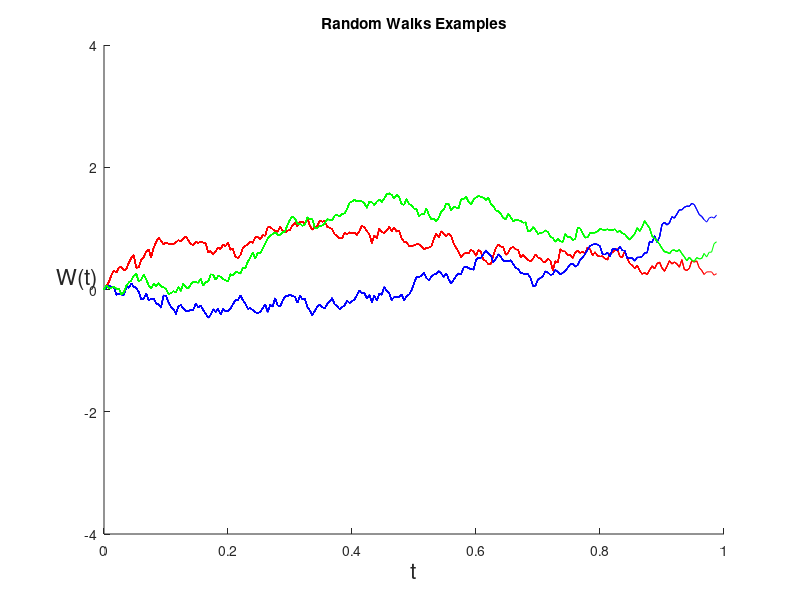

Recreate this plot in MATLAB. (Note: this script raises an error after producing the figure.)
%BPATH Brownian path simulation: 
% Adapted from bpath2.m as given in the paper
%
% Higham., D.,
% An Algorithmic Introduction to Numerical Simulation of Stochastic Differential Equations
% SIAM Review
% Volume 43
% Number 3
% pages 525-546
% 2001
% doi 10.1137/S0036144500378302
% http://dx.doi.org/10.1137/S0036144500378302
%

% Script to generate the path for a Brownian motion and plot it.

%randn('state',100)          % set the state of randn
T=1; N=250; dt=T/N;          % Set up the bounds
skip = 5;                    % Plot every "skip" time steps.
colours = ['r-';'b-';'g-'];   % Define the colours to plot in
timeValues = 0:dt:T;         % Set up the time values

% Set up the plotting window so it looks all nice and proper like.
clf;
axis([0 T -4 4])
xlabel('t','FontSize',16)
ylabel('W(t)','FontSize',16,'Rotation',0)
title('Random Walks Examples')
hold on
clear F;

frameNumber = 1;
for runNumber = 1:size(colours,1),
    
    currentRun = colours(runNumber,:);
    %printf('Printing using colour %s\n',currentRun)
    
    % Generate a sample Brownian motion.
    dW=sqrt(dt)*randn(1,N);     % increments
    W=cumsum(dW);               % cumulative sum

    % Plot it in time.
    for k=2:skip:size(W,2),
        plot(timeValues(1:k+1),[0,W(1:k)],currentRun)   % plot W against t
        drawnow
        F(frameNumber) = getframe(gcf);
        frameNumber = frameNumber + 1;
    end
    
end

%movie(F)

%writerObj = VideoWriter('randomWalk.avi','Uncompressed AVI');
writerObj = VideoWriter('randomWalk.mp4','MPEG-4');
open(writerObj);
writeVideo(writerObj,F);
close(writerObj)
